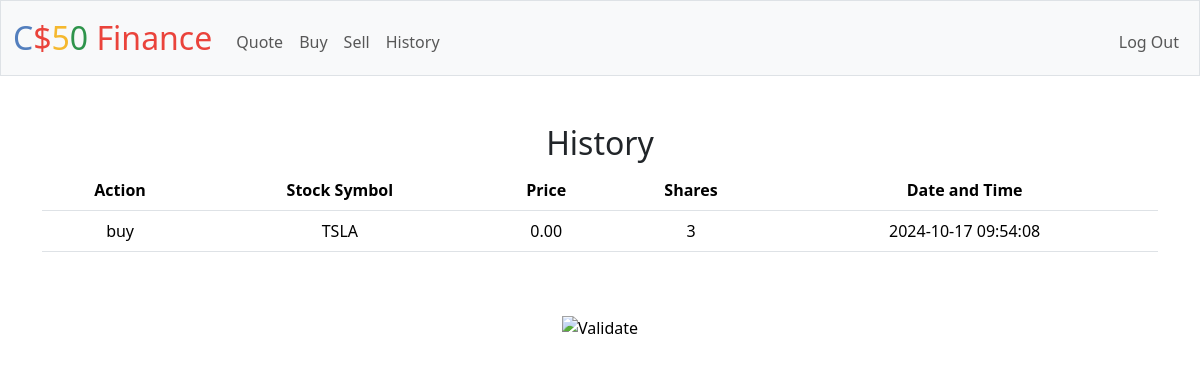
/history (signed in), run on an earlier commit of the app's database.
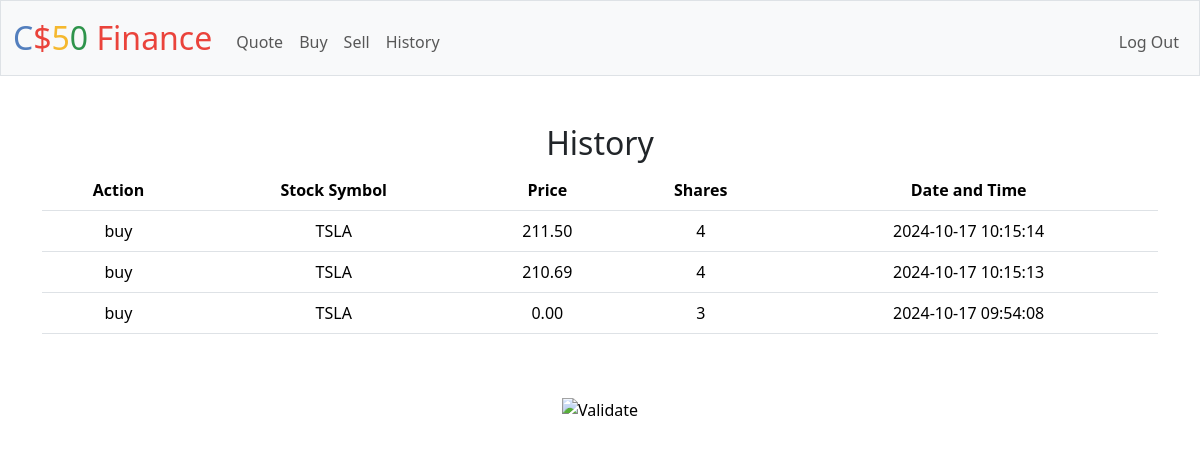
And on a later commit of the database.
### tables this page shows
CREATE TABLE history(
    id INTEGER PRIMARY KEY AUTOINCREMENT,
    user_id INTEGER NOT NULL,
    symbol TEXT NOT NULL,
    shares INTEGER NOT NULL,
    price REAL NOT NULL,
    action TEXT NOT NULL,
    timestamp DATETIME DEFAULT CURRENT_TIMESTAMP,
    FOREIGN KEY(user_id) REFERENCES users(id)
);

### app.py (the view)
@app.route("/history")
@login_required
def history():
    user_id = session.get("user_id")
    history = db.execute("SELECT symbol, shares, price, action, timestamp FROM history WHERE user_id = ? ORDER BY timestamp DESC", user_id)
    return render_template("history.html", history=history)

### app.py (called while the page is built)
@app.after_request
def after_request(response):
    response.headers["Cache-Control"] = "no-cache, no-store, must-revalidate"
    response.headers["Expires"] = 0
    response.headers["Pragma"] = "no-cache"
    return response

### helpers.py (called while the page is built)
def login_required(f):
    @wraps(f)
    def decorated_function(*args, **kwargs):
        if session.get("user_id") is None:
            return redirect("/login")
        return f(*args, **kwargs)
    return decorated_function

### templates/history.html (shortened to what this page needs)
{% extends "layout.html" %}
{% block main %}
    <h2>History</h2>
    <table class="table">
        <thead>
            <tr>
                <th>Action</th>
                <th>Stock Symbol</th>
                <th>Price</th>
                <th>Shares</th>
                <th>Date and Time</th>
            </tr>
        </thead>
        <tbody>
            {% for history in history %}
            <tr>
                <td>{{ history.action }}</td>
                <td>{{ history.symbol }}</td>
                <td>
                    {% if history.price is not none %}
                    {{ "%.2f"|format(history.price | float) }}
                    {% else %}
                    N/A
                    {% endif %}
                </td>
                <td>{{ history.shares }}</td>
                <td>{{ history.timestamp }}</td>
            </tr>
            {% endfor %}
        </tbody>
    </table>
{% endblock %}

### templates/layout.html (shortened to what this page needs)
<!DOCTYPE html>
<html lang="en">
    <head>
        <link href="https://cdn.jsdelivr.net/npm/bootstrap@5.3.3/dist/css/bootstrap.min.css" rel="stylesheet">
        <link href="/static/styles.css" rel="stylesheet">
    </head>
    <body>
        <nav class="bg-light border navbar navbar-expand-md navbar-light">
            <div class="container-fluid">
                <a class="navbar-brand" href="/"><span class="blue">C</span><span class="red">$</span><span class="yellow">5</span><span class="green">0</span> <span class="red">Finance</span></a>
                <div class="collapse navbar-collapse" id="navbar">
                    {% if session["user_id"] %}
                        <ul class="navbar-nav me-auto mt-2">
                            <li class="nav-item"><a class="nav-link" href="/quote">Quote</a></li>
                            <li class="nav-item"><a class="nav-link" href="/buy">Buy</a></li>
                            <li class="nav-item"><a class="nav-link" href="/sell">Sell</a></li>
                            <li class="nav-item"><a class="nav-link" href="/history">History</a></li>
                        </ul>
                        <ul class="navbar-nav ms-auto mt-2">
                            <li class="nav-item"><a class="nav-link" href="/logout">Log Out</a></li>
                        </ul>
                    {% else %}
                        <ul class="navbar-nav ms-auto mt-2">
                            <li class="nav-item"><a class="nav-link" href="/register">Register</a></li>
                            <li class="nav-item"><a class="nav-link" href="/login">Log In</a></li>
                        </ul>
                    {% endif %}
                </div>
            </div>
        </nav>
        <main class="container py-5 text-center">
            {% block main %}{% endblock %}
        </main>
        <footer class="mb-5">
            <form action="https://validator.w3.org/check" class="text-center" enctype="multipart/form-data" method="post" target="_blank">
                <input alt="Validate" src="/static/I_heart_validator.png" type="image">
            </form>
        </footer>
    </body>
</html>

### static/styles.css (style rules this page uses)
nav .navbar-brand { font-size: xx-large; }
nav .navbar-brand .blue { color: #537fbe; }
nav .navbar-brand .red { color: #ea433b; }
nav .navbar-brand .yellow { color: #f5b82e; }
nav .navbar-brand .green { color: #2e944b; }

What changed in the data, as far as the page shows it:
added history: action "buy", symbol "TSLA", price "211.50", shares "4", timestamp "2024-10-17 10:15:14"
added history: action "buy", symbol "TSLA", price "210.69", shares "4", timestamp "2024-10-17 10:15:13"
